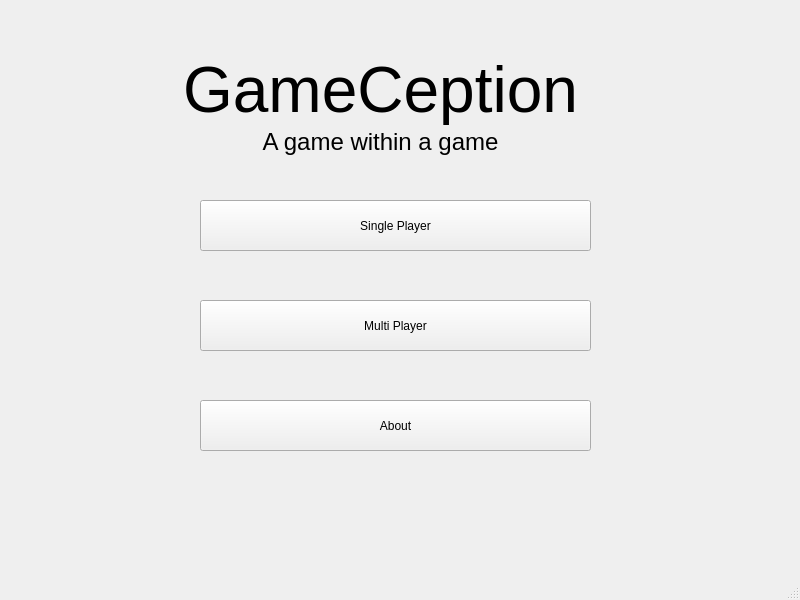
<?xml version="1.0" encoding="UTF-8"?>
<ui version="4.0">
 <class>MainWindow</class>
 <widget class="QMainWindow" name="MainWindow">
  <property name="geometry">
   <rect>
    <x>0</x>
    <y>0</y>
    <width>800</width>
    <height>600</height>
   </rect>
  </property>
  <property name="sizePolicy">
   <sizepolicy hsizetype="Maximum" vsizetype="Maximum">
    <horstretch>0</horstretch>
    <verstretch>0</verstretch>
   </sizepolicy>
  </property>
  <property name="windowTitle">
   <string>MainWindow</string>
  </property>
  <widget class="QWidget" name="menuWidget">
   <widget class="QStackedWidget" name="stackedWidget">
    <property name="geometry">
     <rect>
      <x>-20</x>
      <y>60</y>
      <width>800</width>
      <height>551</height>
     </rect>
    </property>
    <property name="currentIndex">
     <number>0</number>
    </property>
    <widget class="QWidget" name="w_main">
     <widget class="QTextBrowser" name="title">
      <property name="geometry">
       <rect>
        <x>0</x>
        <y>-10</y>
        <width>801</width>
        <height>131</height>
       </rect>
      </property>
      <property name="styleSheet">
       <string notr="true">background-color: rgba(0,0,0,0%);
border: 0px;</string>
      </property>
      <property name="html">
       <string>&lt;!DOCTYPE HTML PUBLIC &quot;-//W3C//DTD HTML 4.0//EN&quot; &quot;http://www.w3.org/TR/REC-html40/strict.dtd&quot;&gt;
&lt;html&gt;&lt;head&gt;&lt;meta name=&quot;qrichtext&quot; content=&quot;1&quot; /&gt;&lt;style type=&quot;text/css&quot;&gt;
p, li { white-space: pre-wrap; }
&lt;/style&gt;&lt;/head&gt;&lt;body style=&quot; font-family:'Sans Serif'; font-size:9pt; font-weight:400; font-style:normal;&quot;&gt;
&lt;p align=&quot;center&quot; style=&quot; margin-top:0px; margin-bottom:0px; margin-left:0px; margin-right:0px; -qt-block-indent:0; text-indent:0px;&quot;&gt;&lt;span style=&quot; font-size:48pt;&quot;&gt;GameCeption&lt;/span&gt;&lt;/p&gt;
&lt;p align=&quot;center&quot; style=&quot; margin-top:0px; margin-bottom:0px; margin-left:0px; margin-right:0px; -qt-block-indent:0; text-indent:0px;&quot;&gt;&lt;span style=&quot; font-size:18pt;&quot;&gt;A game within a game&lt;/span&gt;&lt;/p&gt;&lt;/body&gt;&lt;/html&gt;</string>
      </property>
     </widget>
     <widget class="QPushButton" name="b_singleplayer">
      <property name="geometry">
       <rect>
        <x>220</x>
        <y>140</y>
        <width>391</width>
        <height>51</height>
       </rect>
      </property>
      <property name="text">
       <string>Single Player</string>
      </property>
     </widget>
     <widget class="QPushButton" name="b_multiplayer">
      <property name="geometry">
       <rect>
        <x>220</x>
        <y>240</y>
        <width>391</width>
        <height>51</height>
       </rect>
      </property>
      <property name="text">
       <string>Multi Player</string>
      </property>
     </widget>
     <widget class="QPushButton" name="b_about">
      <property name="geometry">
       <rect>
        <x>220</x>
        <y>340</y>
        <width>391</width>
        <height>51</height>
       </rect>
      </property>
      <property name="text">
       <string>About</string>
      </property>
     </widget>
     <widget class="QLabel" name="JackpotLabel_3">
      <property name="geometry">
       <rect>
        <x>630</x>
        <y>120</y>
        <width>131</width>
        <height>301</height>
       </rect>
      </property>
      <property name="styleSheet">
       <string notr="true">image: url(:/Images/Images/Cricket.jpg);</string>
      </property>
      <property name="text">
       <string/>
      </property>
     </widget>
     <widget class="QLabel" name="JackpotLabel_4">
      <property name="geometry">
       <rect>
        <x>40</x>
        <y>180</y>
        <width>131</width>
        <height>181</height>
       </rect>
      </property>
      <property name="styleSheet">
       <string notr="true">image: url(:/Images/Images/android_quiz.jpg);</string>
      </property>
      <property name="text">
       <string/>
      </property>
     </widget>
     <widget class="QLabel" name="JackpotLabel_6">
      <property name="geometry">
       <rect>
        <x>650</x>
        <y>-110</y>
        <width>131</width>
        <height>341</height>
       </rect>
      </property>
      <property name="styleSheet">
       <string notr="true">image: url(:/Images/Images/Stone.jpg);</string>
      </property>
      <property name="text">
       <string/>
      </property>
     </widget>
     <widget class="QLabel" name="JackpotLabel_7">
      <property name="geometry">
       <rect>
        <x>30</x>
        <y>-100</y>
        <width>131</width>
        <height>301</height>
       </rect>
      </property>
      <property name="styleSheet">
       <string notr="true">image: url(:/Images/Images/jackpot.jpg);</string>
      </property>
      <property name="text">
       <string/>
      </property>
     </widget>
     <widget class="QLabel" name="JackpotLabel_5">
      <property name="geometry">
       <rect>
        <x>350</x>
        <y>360</y>
        <width>131</width>
        <height>181</height>
       </rect>
      </property>
      <property name="styleSheet">
       <string notr="true">image: url(:/Images/Images/whack-a-mole2-300x201.jpg);</string>
      </property>
      <property name="text">
       <string/>
      </property>
     </widget>
    </widget>
    <widget class="QWidget" name="w_play">
     <widget class="QPushButton" name="b_end_game">
      <property name="geometry">
       <rect>
        <x>220</x>
        <y>500</y>
        <width>391</width>
        <height>51</height>
       </rect>
      </property>
      <property name="text">
       <string>End Game</string>
      </property>
     </widget>
     <widget class="QWidget" name="gridLayoutWidget">
      <property name="geometry">
       <rect>
        <x>110</x>
        <y>80</y>
        <width>591</width>
        <height>411</height>
       </rect>
      </property>
      <layout class="QGridLayout" name="g_board" columnminimumwidth="0">
       <property name="sizeConstraint">
        <enum>QLayout::SetDefaultConstraint</enum>
       </property>
       <property name="rightMargin">
        <number>0</number>
       </property>
       <property name="spacing">
        <number>0</number>
       </property>
      </layout>
     </widget>
     <widget class="QTextBrowser" name="t_result">
      <property name="geometry">
       <rect>
        <x>30</x>
        <y>10</y>
        <width>761</width>
        <height>51</height>
       </rect>
      </property>
      <property name="styleSheet">
       <string notr="true">background-color: rgba(0,0,0,0%);
border: 0px;
font: 24pt &quot;Sans Serif&quot;;</string>
      </property>
      <property name="html">
       <string>&lt;!DOCTYPE HTML PUBLIC &quot;-//W3C//DTD HTML 4.0//EN&quot; &quot;http://www.w3.org/TR/REC-html40/strict.dtd&quot;&gt;
&lt;html&gt;&lt;head&gt;&lt;meta name=&quot;qrichtext&quot; content=&quot;1&quot; /&gt;&lt;style type=&quot;text/css&quot;&gt;
p, li { white-space: pre-wrap; }
&lt;/style&gt;&lt;/head&gt;&lt;body style=&quot; font-family:'Sans Serif'; font-size:24pt; font-weight:400; font-style:normal;&quot;&gt;
&lt;p align=&quot;center&quot; style=&quot;-qt-paragraph-type:empty; margin-top:0px; margin-bottom:0px; margin-left:0px; margin-right:0px; -qt-block-indent:0; text-indent:0px; font-size:9pt;&quot;&gt;&lt;br /&gt;&lt;/p&gt;&lt;/body&gt;&lt;/html&gt;</string>
      </property>
     </widget>
    </widget>
   </widget>
  </widget>
  <widget class="QMenuBar" name="menuBar">
   <property name="geometry">
    <rect>
     <x>0</x>
     <y>0</y>
     <width>800</width>
     <height>20</height>
    </rect>
   </property>
  </widget>
  <widget class="QStatusBar" name="statusBar"/>
 </widget>
 <layoutdefault spacing="6" margin="11"/>
 <resources/>
 <connections/>
</ui>
